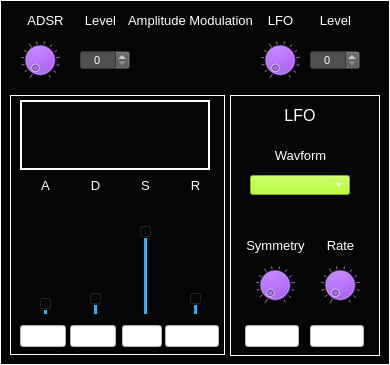
  <widget class="CustomFrame" name="frame_MSOsynth_AmplitudeModulation">
   <property name="geometry">
    <rect>
     <x>410</x>
     <y>5</y>
     <width>390</width>
     <height>365</height>
    </rect>
   </property>
   <property name="styleSheet">
    <string notr="true">background-color: rgb(5, 5, 5);
color: rgb(255, 255, 255);</string>
   </property>
   <property name="frameShape">
    <enum>QFrame::Panel</enum>
   </property>
   <property name="frameShadow">
    <enum>QFrame::Plain</enum>
   </property>
   <property name="midLineWidth">
    <number>1</number>
   </property>
   <widget class="CustomSpinBox" name="spinBox_MSOsynth_AmpModAdsrLevel">
    <property name="geometry">
     <rect>
      <x>80</x>
      <y>50</y>
      <width>50</width>
      <height>20</height>
     </rect>
    </property>
    <property name="font">
     <font>
      <pointsize>8</pointsize>
     </font>
    </property>
    <property name="focusPolicy">
     <enum>Qt::NoFocus</enum>
    </property>
    <property name="styleSheet">
     <string notr="true">background-color: rgb(80,80,80);
color: rgb(255, 255, 255);</string>
    </property>
    <property name="alignment">
     <set>Qt::AlignCenter</set>
    </property>
    <property name="readOnly">
     <bool>false</bool>
    </property>
    <property name="accelerated">
     <bool>true</bool>
    </property>
    <property name="maximum">
     <number>100</number>
    </property>
    <property name="value">
     <number>0</number>
    </property>
   </widget>
   <widget class="QLabel" name="label_395">
    <property name="geometry">
     <rect>
      <x>75</x>
      <y>10</y>
      <width>51</width>
      <height>21</height>
     </rect>
    </property>
    <property name="font">
     <font>
      <pointsize>10</pointsize>
     </font>
    </property>
    <property name="styleSheet">
     <string notr="true">color: rgb(255, 255, 255);</string>
    </property>
    <property name="text">
     <string>Level</string>
    </property>
    <property name="alignment">
     <set>Qt::AlignCenter</set>
    </property>
   </widget>
   <widget class="QLabel" name="label_386">
    <property name="geometry">
     <rect>
      <x>20</x>
      <y>10</y>
      <width>51</width>
      <height>21</height>
     </rect>
    </property>
    <property name="font">
     <font>
      <pointsize>10</pointsize>
     </font>
    </property>
    <property name="styleSheet">
     <string notr="true">color: rgb(255, 255, 255);</string>
    </property>
    <property name="text">
     <string>ADSR</string>
    </property>
    <property name="alignment">
     <set>Qt::AlignCenter</set>
    </property>
   </widget>
   <widget class="CustomDial" name="dial_MSOsynth_AmpModAdsrLevel">
    <property name="geometry">
     <rect>
      <x>20</x>
      <y>40</y>
      <width>40</width>
      <height>40</height>
     </rect>
    </property>
    <property name="focusPolicy">
     <enum>Qt::NoFocus</enum>
    </property>
    <property name="styleSheet">
     <string notr="true">background-color: rgb(170, 85, 255);</string>
    </property>
    <property name="maximum">
     <number>100</number>
    </property>
    <property name="value">
     <number>0</number>
    </property>
    <property name="wrapping">
     <bool>false</bool>
    </property>
    <property name="notchTarget">
     <double>8.000000000000000</double>
    </property>
    <property name="notchesVisible">
     <bool>true</bool>
    </property>
   </widget>
   <widget class="CustomFrame" name="frame_PADsynth_PwmModADSR">
    <property name="geometry">
     <rect>
      <x>10</x>
      <y>95</y>
      <width>215</width>
      <height>260</height>
     </rect>
    </property>
    <property name="styleSheet">
     <string notr="true">background-color: rgb(5, 5, 5);
color: rgb(255, 255, 255);</string>
    </property>
    <property name="frameShape">
     <enum>QFrame::Panel</enum>
    </property>
    <property name="frameShadow">
     <enum>QFrame::Plain</enum>
    </property>
    <property name="lineWidth">
     <number>1</number>
    </property>
    <property name="midLineWidth">
     <number>1</number>
    </property>
    <widget class="QLabel" name="label_Osc1HarmonyLevel_10">
     <property name="geometry">
      <rect>
       <x>20</x>
       <y>80</y>
       <width>31</width>
       <height>21</height>
      </rect>
     </property>
     <property name="font">
      <font>
       <pointsize>10</pointsize>
      </font>
     </property>
     <property name="styleSheet">
      <string notr="true">color: rgb(255, 255, 255);</string>
     </property>
     <property name="text">
      <string>A</string>
     </property>
     <property name="alignment">
      <set>Qt::AlignCenter</set>
     </property>
    </widget>
    <widget class="CustomVerticalSlider" name="verticalSlider_MSOsynth_AmpModAdsrA">
     <property name="geometry">
      <rect>
       <x>25</x>
       <y>110</y>
       <width>22</width>
       <height>111</height>
      </rect>
     </property>
     <property name="maximum">
      <number>100</number>
     </property>
     <property name="value">
      <number>5</number>
     </property>
     <property name="orientation">
      <enum>Qt::Vertical</enum>
     </property>
     <property name="tickPosition">
      <enum>QSlider::NoTicks</enum>
     </property>
     <property name="tickInterval">
      <number>10</number>
     </property>
    </widget>
    <widget class="CustomVerticalSlider" name="verticalSlider_MSOsynth_AmpModAdsrD">
     <property name="geometry">
      <rect>
       <x>75</x>
       <y>110</y>
       <width>22</width>
       <height>111</height>
      </rect>
     </property>
     <property name="maximum">
      <number>100</number>
     </property>
     <property name="value">
      <number>10</number>
     </property>
     <property name="orientation">
      <enum>Qt::Vertical</enum>
     </property>
     <property name="tickPosition">
      <enum>QSlider::NoTicks</enum>
     </property>
     <property name="tickInterval">
      <number>10</number>
     </property>
    </widget>
    <widget class="CustomVerticalSlider" name="verticalSlider_MSOsynth_AmpModAdsrS">
     <property name="geometry">
      <rect>
       <x>125</x>
       <y>110</y>
       <width>22</width>
       <height>111</height>
      </rect>
     </property>
     <property name="maximum">
      <number>100</number>
     </property>
     <property name="value">
      <number>80</number>
     </property>
     <property name="orientation">
      <enum>Qt::Vertical</enum>
     </property>
     <property name="tickPosition">
      <enum>QSlider::NoTicks</enum>
     </property>
     <property name="tickInterval">
      <number>10</number>
     </property>
    </widget>
    <widget class="CustomVerticalSlider" name="verticalSlider_MSOsynth_AmpModAdsrR">
     <property name="geometry">
      <rect>
       <x>175</x>
       <y>110</y>
       <width>22</width>
       <height>111</height>
      </rect>
     </property>
     <property name="maximum">
      <number>100</number>
     </property>
     <property name="value">
      <number>10</number>
     </property>
     <property name="orientation">
      <enum>Qt::Vertical</enum>
     </property>
     <property name="tickPosition">
      <enum>QSlider::NoTicks</enum>
     </property>
     <property name="tickInterval">
      <number>10</number>
     </property>
    </widget>
    <widget class="QLabel" name="label_Osc1HarmonyLevel_11">
     <property name="geometry">
      <rect>
       <x>70</x>
       <y>80</y>
       <width>31</width>
       <height>21</height>
      </rect>
     </property>
     <property name="font">
      <font>
       <pointsize>10</pointsize>
      </font>
     </property>
     <property name="styleSheet">
      <string notr="true">color: rgb(255, 255, 255);</string>
     </property>
     <property name="text">
      <string>D</string>
     </property>
     <property name="alignment">
      <set>Qt::AlignCenter</set>
     </property>
    </widget>
    <widget class="QLabel" name="label_AdsrS_1">
     <property name="geometry">
      <rect>
       <x>120</x>
       <y>80</y>
       <width>31</width>
       <height>21</height>
      </rect>
     </property>
     <property name="font">
      <font>
       <pointsize>10</pointsize>
      </font>
     </property>
     <property name="styleSheet">
      <string notr="true">color: rgb(255, 255, 255);</string>
     </property>
     <property name="text">
      <string>S</string>
     </property>
     <property name="alignment">
      <set>Qt::AlignCenter</set>
     </property>
    </widget>
    <widget class="QLabel" name="label_Osc1HarmonyLevel_13">
     <property name="geometry">
      <rect>
       <x>170</x>
       <y>80</y>
       <width>31</width>
       <height>21</height>
      </rect>
     </property>
     <property name="font">
      <font>
       <pointsize>10</pointsize>
      </font>
     </property>
     <property name="styleSheet">
      <string notr="true">color: rgb(255, 255, 255);</string>
     </property>
     <property name="text">
      <string>R</string>
     </property>
     <property name="alignment">
      <set>Qt::AlignCenter</set>
     </property>
    </widget>
    <widget class="QLineEdit" name="lineEdit_MSOsynth_AmpModAdsrA">
     <property name="geometry">
      <rect>
       <x>10</x>
       <y>230</y>
       <width>46</width>
       <height>22</height>
      </rect>
     </property>
     <property name="styleSheet">
      <string notr="true">background-color: rgb(255, 255, 255);
color: rgb(0, 0, 0);</string>
     </property>
     <property name="alignment">
      <set>Qt::AlignCenter</set>
     </property>
     <property name="readOnly">
      <bool>true</bool>
     </property>
    </widget>
    <widget class="QLineEdit" name="lineEdit_MOSsynth_ModAmpAdsrD">
     <property name="geometry">
      <rect>
       <x>60</x>
       <y>230</y>
       <width>46</width>
       <height>22</height>
      </rect>
     </property>
     <property name="styleSheet">
      <string notr="true">background-color: rgb(255, 255, 255);
color: rgb(0, 0, 0);</string>
     </property>
     <property name="alignment">
      <set>Qt::AlignCenter</set>
     </property>
     <property name="readOnly">
      <bool>true</bool>
     </property>
    </widget>
    <widget class="QLineEdit" name="lineEdit_MSOsynth_AmpModAdsrS">
     <property name="geometry">
      <rect>
       <x>112</x>
       <y>230</y>
       <width>40</width>
       <height>22</height>
      </rect>
     </property>
     <property name="styleSheet">
      <string notr="true">background-color: rgb(255, 255, 255);
color: rgb(0, 0, 0);</string>
     </property>
     <property name="alignment">
      <set>Qt::AlignCenter</set>
     </property>
     <property name="readOnly">
      <bool>true</bool>
     </property>
    </widget>
    <widget class="QLineEdit" name="lineEdit_MSOsynth_AmpModAdsrR">
     <property name="geometry">
      <rect>
       <x>155</x>
       <y>230</y>
       <width>54</width>
       <height>22</height>
      </rect>
     </property>
     <property name="styleSheet">
      <string notr="true">background-color: rgb(255, 255, 255);
color: rgb(0, 0, 0);</string>
     </property>
     <property name="alignment">
      <set>Qt::AlignCenter</set>
     </property>
     <property name="readOnly">
      <bool>true</bool>
     </property>
    </widget>
    <widget class="QFrame" name="frame_MSOsynth_AmpModAdsrPlotFrame">
     <property name="geometry">
      <rect>
       <x>10</x>
       <y>5</y>
       <width>190</width>
       <height>70</height>
      </rect>
     </property>
     <property name="styleSheet">
      <string notr="true">background-color: rgb(5, 5, 5);
color: rgb(255, 255, 255);</string>
     </property>
     <property name="frameShape">
      <enum>QFrame::Panel</enum>
     </property>
     <property name="frameShadow">
      <enum>QFrame::Plain</enum>
     </property>
     <property name="lineWidth">
      <number>2</number>
     </property>
     <widget class="QCustomPlot" name="widget_MSOsynth_AmpModADSRplot" native="true">
      <property name="geometry">
       <rect>
        <x>10</x>
        <y>10</y>
        <width>165</width>
        <height>50</height>
       </rect>
      </property>
      <property name="sizePolicy">
       <sizepolicy hsizetype="Fixed" vsizetype="Fixed">
        <horstretch>0</horstretch>
        <verstretch>0</verstretch>
       </sizepolicy>
      </property>
      <property name="maximumSize">
       <size>
        <width>165</width>
        <height>50</height>
       </size>
      </property>
     </widget>
    </widget>
   </widget>
   <widget class="CustomFrame" name="frame_MSOsynth_AmpModLFO">
    <property name="geometry">
     <rect>
      <x>230</x>
      <y>95</y>
      <width>150</width>
      <height>261</height>
     </rect>
    </property>
    <property name="styleSheet">
     <string notr="true">background-color: rgb(5, 5, 5);
color: rgb(255, 255, 255);</string>
    </property>
    <property name="frameShape">
     <enum>QFrame::Panel</enum>
    </property>
    <property name="frameShadow">
     <enum>QFrame::Plain</enum>
    </property>
    <property name="lineWidth">
     <number>1</number>
    </property>
    <property name="midLineWidth">
     <number>1</number>
    </property>
    <widget class="QLabel" name="label_LFOtitle_6">
     <property name="geometry">
      <rect>
       <x>30</x>
       <y>10</y>
       <width>80</width>
       <height>20</height>
      </rect>
     </property>
     <property name="font">
      <font>
       <pointsize>12</pointsize>
      </font>
     </property>
     <property name="styleSheet">
      <string notr="true">color: rgb(255, 255, 255);</string>
     </property>
     <property name="text">
      <string>LFO</string>
     </property>
     <property name="alignment">
      <set>Qt::AlignCenter</set>
     </property>
    </widget>
    <widget class="QLineEdit" name="lineEdit_MSOsynth_AmpModLFOrate">
     <property name="geometry">
      <rect>
       <x>80</x>
       <y>230</y>
       <width>54</width>
       <height>22</height>
      </rect>
     </property>
     <property name="styleSheet">
      <string notr="true">background-color: rgb(255, 255, 255);
color: rgb(0, 0, 0);</string>
     </property>
     <property name="alignment">
      <set>Qt::AlignCenter</set>
     </property>
     <property name="readOnly">
      <bool>true</bool>
     </property>
    </widget>
    <widget class="QLabel" name="label_201">
     <property name="geometry">
      <rect>
       <x>40</x>
       <y>50</y>
       <width>61</width>
       <height>21</height>
      </rect>
     </property>
     <property name="font">
      <font>
       <pointsize>10</pointsize>
      </font>
     </property>
     <property name="styleSheet">
      <string notr="true">color: rgb(255, 255, 255);</string>
     </property>
     <property name="text">
      <string>Wavform</string>
     </property>
     <property name="alignment">
      <set>Qt::AlignCenter</set>
     </property>
    </widget>
    <widget class="CustomDial" name="dial_MSOsynth_AmpModLFOsymmetry">
     <property name="geometry">
      <rect>
       <x>25</x>
       <y>170</y>
       <width>40</width>
       <height>40</height>
      </rect>
     </property>
     <property name="focusPolicy">
      <enum>Qt::NoFocus</enum>
     </property>
     <property name="styleSheet">
      <string notr="true">background-color: rgb(170, 85, 255);</string>
     </property>
     <property name="maximum">
      <number>100</number>
     </property>
     <property name="value">
      <number>0</number>
     </property>
     <property name="wrapping">
      <bool>false</bool>
     </property>
     <property name="notchTarget">
      <double>8.000000000000000</double>
     </property>
     <property name="notchesVisible">
      <bool>true</bool>
     </property>
    </widget>
    <widget class="CustomComboBox" name="comboBox_MSOsynth_AmpModLFOwaveform">
     <property name="geometry">
      <rect>
       <x>20</x>
       <y>80</y>
       <width>100</width>
       <height>20</height>
      </rect>
     </property>
     <property name="font">
      <font>
       <pointsize>8</pointsize>
      </font>
     </property>
     <property name="focusPolicy">
      <enum>Qt::NoFocus</enum>
     </property>
     <property name="styleSheet">
      <string notr="true">selection-background-color: rgb(255, 0, 0);
border-color: rgb(0, 0, 0);
background-color: rgb(170, 255, 0);
</string>
     </property>
     <property name="currentText">
      <string/>
     </property>
     <property name="currentIndex">
      <number>-1</number>
     </property>
     <property name="maxVisibleItems">
      <number>4</number>
     </property>
    </widget>
    <widget class="CustomDial" name="dial_MSOsynth_AmpModLFOrate">
     <property name="geometry">
      <rect>
       <x>90</x>
       <y>170</y>
       <width>40</width>
       <height>40</height>
      </rect>
     </property>
     <property name="focusPolicy">
      <enum>Qt::NoFocus</enum>
     </property>
     <property name="styleSheet">
      <string notr="true">background-color: rgb(170, 85, 255);</string>
     </property>
     <property name="maximum">
      <number>100</number>
     </property>
     <property name="value">
      <number>0</number>
     </property>
     <property name="wrapping">
      <bool>false</bool>
     </property>
     <property name="notchTarget">
      <double>8.000000000000000</double>
     </property>
     <property name="notchesVisible">
      <bool>true</bool>
     </property>
    </widget>
    <widget class="QLabel" name="label_202">
     <property name="geometry">
      <rect>
       <x>5</x>
       <y>140</y>
       <width>81</width>
       <height>21</height>
      </rect>
     </property>
     <property name="font">
      <font>
       <pointsize>10</pointsize>
      </font>
     </property>
     <property name="styleSheet">
      <string notr="true">color: rgb(255, 255, 255);</string>
     </property>
     <property name="text">
      <string>Symmetry</string>
     </property>
     <property name="alignment">
      <set>Qt::AlignCenter</set>
     </property>
    </widget>
    <widget class="QLabel" name="label_203">
     <property name="geometry">
      <rect>
       <x>90</x>
       <y>140</y>
       <width>41</width>
       <height>21</height>
      </rect>
     </property>
     <property name="font">
      <font>
       <pointsize>10</pointsize>
      </font>
     </property>
     <property name="styleSheet">
      <string notr="true">color: rgb(255, 255, 255);</string>
     </property>
     <property name="text">
      <string>Rate</string>
     </property>
     <property name="alignment">
      <set>Qt::AlignCenter</set>
     </property>
    </widget>
    <widget class="QLineEdit" name="lineEdit_MSOsynth_AmpModLFOsymmetry">
     <property name="geometry">
      <rect>
       <x>15</x>
       <y>230</y>
       <width>54</width>
       <height>22</height>
      </rect>
     </property>
     <property name="styleSheet">
      <string notr="true">background-color: rgb(255, 255, 255);
color: rgb(0, 0, 0);</string>
     </property>
     <property name="alignment">
      <set>Qt::AlignCenter</set>
     </property>
     <property name="readOnly">
      <bool>true</bool>
     </property>
    </widget>
   </widget>
   <widget class="CustomDial" name="dial_MSOsynth_AmpModLFOLevel">
    <property name="geometry">
     <rect>
      <x>260</x>
      <y>40</y>
      <width>40</width>
      <height>40</height>
     </rect>
    </property>
    <property name="focusPolicy">
     <enum>Qt::NoFocus</enum>
    </property>
    <property name="styleSheet">
     <string notr="true">background-color: rgb(170, 85, 255);</string>
    </property>
    <property name="maximum">
     <number>100</number>
    </property>
    <property name="value">
     <number>0</number>
    </property>
    <property name="wrapping">
     <bool>false</bool>
    </property>
    <property name="notchTarget">
     <double>8.000000000000000</double>
    </property>
    <property name="notchesVisible">
     <bool>true</bool>
    </property>
   </widget>
   <widget class="QLabel" name="label_387">
    <property name="geometry">
     <rect>
      <x>310</x>
      <y>10</y>
      <width>51</width>
      <height>21</height>
     </rect>
    </property>
    <property name="font">
     <font>
      <pointsize>10</pointsize>
     </font>
    </property>
    <property name="styleSheet">
     <string notr="true">color: rgb(255, 255, 255);</string>
    </property>
    <property name="text">
     <string>Level</string>
    </property>
    <property name="alignment">
     <set>Qt::AlignCenter</set>
    </property>
   </widget>
   <widget class="CustomSpinBox" name="spinBox_MSOsynth_AmpModLfoLevel">
    <property name="geometry">
     <rect>
      <x>310</x>
      <y>50</y>
      <width>50</width>
      <height>20</height>
     </rect>
    </property>
    <property name="font">
     <font>
      <pointsize>8</pointsize>
     </font>
    </property>
    <property name="focusPolicy">
     <enum>Qt::NoFocus</enum>
    </property>
    <property name="styleSheet">
     <string notr="true">background-color: rgb(80,80,80);
color: rgb(255, 255, 255);</string>
    </property>
    <property name="alignment">
     <set>Qt::AlignCenter</set>
    </property>
    <property name="readOnly">
     <bool>false</bool>
    </property>
    <property name="accelerated">
     <bool>true</bool>
    </property>
    <property name="maximum">
     <number>100</number>
    </property>
    <property name="value">
     <number>0</number>
    </property>
   </widget>
   <widget class="QLabel" name="label_384">
    <property name="geometry">
     <rect>
      <x>255</x>
      <y>10</y>
      <width>51</width>
      <height>21</height>
     </rect>
    </property>
    <property name="font">
     <font>
      <pointsize>10</pointsize>
     </font>
    </property>
    <property name="styleSheet">
     <string notr="true">color: rgb(255, 255, 255);</string>
    </property>
    <property name="text">
     <string>LFO</string>
    </property>
    <property name="alignment">
     <set>Qt::AlignCenter</set>
    </property>
   </widget>
   <widget class="QLabel" name="label_385">
    <property name="geometry">
     <rect>
      <x>115</x>
      <y>10</y>
      <width>151</width>
      <height>20</height>
     </rect>
    </property>
    <property name="font">
     <font>
      <pointsize>10</pointsize>
     </font>
    </property>
    <property name="styleSheet">
     <string notr="true">color: rgb(255, 255, 255);</string>
    </property>
    <property name="text">
     <string>Amplitude Modulation</string>
    </property>
    <property name="alignment">
     <set>Qt::AlignCenter</set>
    </property>
   </widget>
  </widget>
